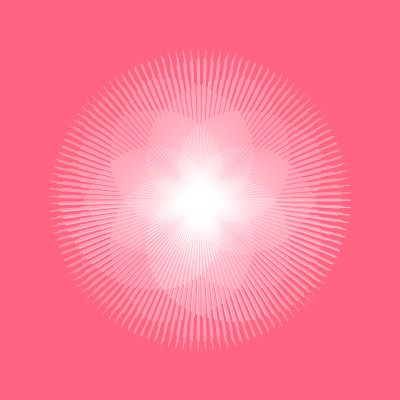
Frame 1 (no input)
Frame 60 (no input): identical to frame 1, image omitted
Frame 120 (the mouse pressed at the canvas centre since frame 60): identical to frame 1, image omitted

The p5.js sketch that drew this single still picture (run headless with seeded random() and noise() and a simulated clock; from frame 60 on, the mouse is pressed at the canvas centre):

// p5.js sketch
// ── sketch.js
let a = 0
let m = 0

function setup() {
  createCanvas(400, 400);
  strokeCap(ROUND)
}

function draw() {
  background(255, 100, 130);
  stroke(255, 100)
  translate(width / 2, height / 2)
  for (a = 0; a < TWO_PI * 10; a += 0.05) {
    r = cos(4 / 9 * a)
    v = createVector(cos(a), sin(a ))
    v.setMag(150 * r)
    line(0, 0, v.x, v.y)
  }
  m += 0.001
}
